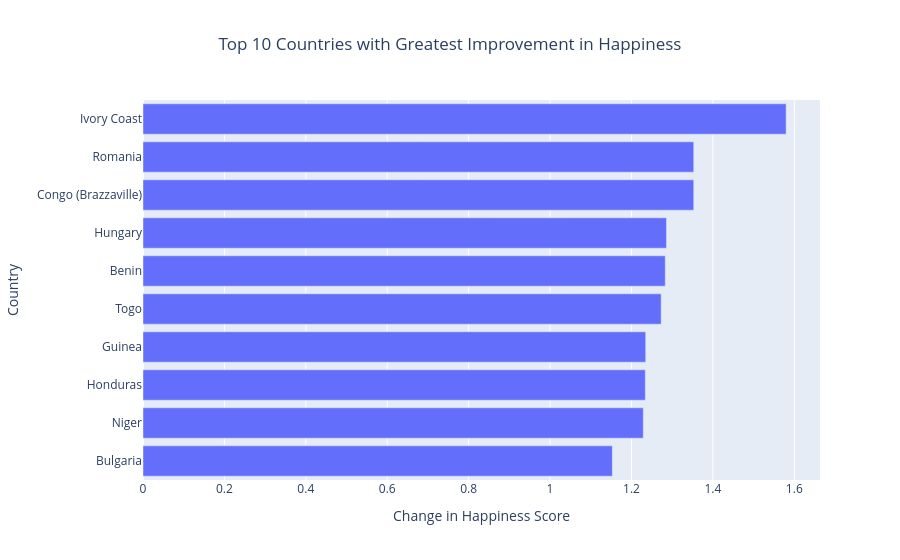

The notebook cell saved with this chart:
### Markdown cell above
## Changes in Happiness Over Time

These charts highlight the countries with the greatest improvements and declines in happiness.

### Key Insight:
Happiness is dynamic, with some countries experiencing significant improvements while others decline. This reinforces the importance of examining trends rather than relying only on rankings.

### Code cell
#improvement chart
fig = px.bar(
    top_improved,
    x="score_change",
    y="Country",
    orientation="h",
    title="Top 10 Countries with Greatest Improvement in Happiness",
    labels={"score_change": "Change in Happiness Score"}
)

fig.update_layout(title_x=0.5, yaxis=dict(categoryorder="total ascending"))
fig.show()

### Figure 1 — Plotly figure (JSON) as saved in the notebook; plotly's stock layout.template omitted (floating-point values rounded to 4 significant figures)
{"data": [{"alignmentgroup": "True", "hovertemplate": "Change in Happiness Score=%{x}<br>Country=%{y}<extra></extra>", "legendgroup": "", "marker": {"color": "#636efa", "pattern": {"shape": ""}}, "name": "", "offsetgroup": "", "orientation": "h", "showlegend": false, "textposition": "auto", "type": "bar", "x": [1.58, 1.353, 1.353, 1.286, 1.283, 1.273, 1.235, 1.234, 1.229, 1.153], "xaxis": "x", "y": ["Ivory Coast", "Romania", "Congo (Brazzaville)", "Hungary", "Benin", "Togo", "Guinea", "Honduras", "Niger", "Bulgaria"], "yaxis": "y"}], "layout": {"barmode": "relative", "legend": {"tracegroupgap": 0}, "title": {"text": "Top 10 Countries with Greatest Improvement in Happiness", "x": 0.5}, "xaxis": {"anchor": "y", "domain": [0, 1], "title": {"text": "Change in Happiness Score"}}, "yaxis": {"anchor": "x", "categoryorder": "total ascending", "domain": [0, 1], "title": {"text": "Country"}}}}
